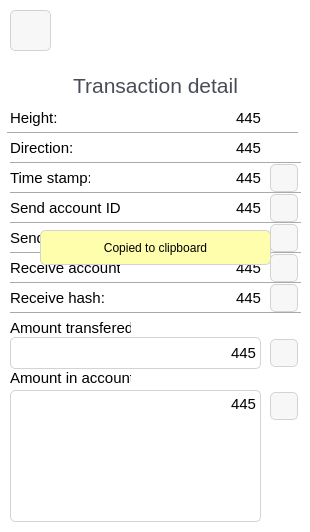
<?xml version="1.0" encoding="UTF-8"?>
<ui version="4.0">
 <class>PageTransactionDetail</class>
 <widget class="QWidget" name="PageTransactionDetail">
  <property name="geometry">
   <rect>
    <x>0</x>
    <y>0</y>
    <width>310</width>
    <height>532</height>
   </rect>
  </property>
  <property name="windowTitle">
   <string>Form</string>
  </property>
  <property name="styleSheet">
   <string notr="true">background: #FFFFFF;
color: rgb(0, 0, 0);</string>
  </property>
  <widget class="QLabel" name="titleLabel">
   <property name="geometry">
    <rect>
     <x>0</x>
     <y>70</y>
     <width>311</width>
     <height>31</height>
    </rect>
   </property>
   <property name="font">
    <font>
     <pointsize>16</pointsize>
     <stylestrategy>PreferAntialias</stylestrategy>
    </font>
   </property>
   <property name="styleSheet">
    <string notr="true">QLabel {
	background-color: transparent;
	color: #474D57;
}</string>
   </property>
   <property name="text">
    <string>Transaction detail</string>
   </property>
   <property name="alignment">
    <set>Qt::AlignCenter</set>
   </property>
  </widget>
  <widget class="QPushButton" name="backPushButton">
   <property name="geometry">
    <rect>
     <x>10</x>
     <y>10</y>
     <width>41</width>
     <height>41</height>
    </rect>
   </property>
   <property name="focusPolicy">
    <enum>Qt::NoFocus</enum>
   </property>
   <property name="styleSheet">
    <string notr="true">QPushButton {
	border-style: solid;
	background-color: rgba(0, 0, 0, 8);
	border-radius: 5px;
	border-width: 1px;
	border-color: lightgrey;
}
QPushButton:hover {
    background-color: rgba(0, 0, 0, 16);
}

QPushButton:pressed {
    background-color: rgba(0, 0, 0, 64);
}</string>
   </property>
   <property name="text">
    <string/>
   </property>
   <property name="icon">
    <iconset resource="../../../../res.qrc">
     <normaloff>:/res/ic/res/ic/arowLeft.png</normaloff>:/res/ic/res/ic/arowLeft.png</iconset>
   </property>
   <property name="iconSize">
    <size>
     <width>16</width>
     <height>16</height>
    </size>
   </property>
   <property name="checkable">
    <bool>false</bool>
   </property>
  </widget>
  <widget class="QLabel" name="heightLabel">
   <property name="geometry">
    <rect>
     <x>10</x>
     <y>110</y>
     <width>141</width>
     <height>16</height>
    </rect>
   </property>
   <property name="font">
    <font>
     <pointsize>11</pointsize>
    </font>
   </property>
   <property name="styleSheet">
    <string notr="true"/>
   </property>
   <property name="text">
    <string>Height:</string>
   </property>
  </widget>
  <widget class="QLabel" name="directionLabel">
   <property name="geometry">
    <rect>
     <x>10</x>
     <y>140</y>
     <width>141</width>
     <height>16</height>
    </rect>
   </property>
   <property name="font">
    <font>
     <pointsize>11</pointsize>
    </font>
   </property>
   <property name="text">
    <string>Direction:</string>
   </property>
  </widget>
  <widget class="QLabel" name="timeStampLabel">
   <property name="geometry">
    <rect>
     <x>10</x>
     <y>170</y>
     <width>81</width>
     <height>16</height>
    </rect>
   </property>
   <property name="font">
    <font>
     <pointsize>11</pointsize>
    </font>
   </property>
   <property name="text">
    <string>Time stamp:</string>
   </property>
  </widget>
  <widget class="QLabel" name="sendAccountIdLabel">
   <property name="geometry">
    <rect>
     <x>10</x>
     <y>200</y>
     <width>121</width>
     <height>16</height>
    </rect>
   </property>
   <property name="font">
    <font>
     <pointsize>11</pointsize>
    </font>
   </property>
   <property name="text">
    <string>Send account ID:</string>
   </property>
  </widget>
  <widget class="QLabel" name="sendHashLabel">
   <property name="geometry">
    <rect>
     <x>10</x>
     <y>230</y>
     <width>121</width>
     <height>16</height>
    </rect>
   </property>
   <property name="font">
    <font>
     <pointsize>11</pointsize>
    </font>
   </property>
   <property name="text">
    <string>Send hash:</string>
   </property>
  </widget>
  <widget class="QLabel" name="amountTransfrredLabel">
   <property name="geometry">
    <rect>
     <x>10</x>
     <y>320</y>
     <width>121</width>
     <height>16</height>
    </rect>
   </property>
   <property name="font">
    <font>
     <pointsize>11</pointsize>
    </font>
   </property>
   <property name="text">
    <string>Amount transfered:</string>
   </property>
  </widget>
  <widget class="QLabel" name="receiveAccountIdLabel">
   <property name="geometry">
    <rect>
     <x>10</x>
     <y>260</y>
     <width>121</width>
     <height>16</height>
    </rect>
   </property>
   <property name="font">
    <font>
     <pointsize>11</pointsize>
    </font>
   </property>
   <property name="text">
    <string>Receive account ID:</string>
   </property>
  </widget>
  <widget class="QLabel" name="receiveHashLabel">
   <property name="geometry">
    <rect>
     <x>10</x>
     <y>290</y>
     <width>121</width>
     <height>16</height>
    </rect>
   </property>
   <property name="font">
    <font>
     <pointsize>11</pointsize>
    </font>
   </property>
   <property name="text">
    <string>Receive hash:</string>
   </property>
  </widget>
  <widget class="QLabel" name="amountInAccountLabel">
   <property name="geometry">
    <rect>
     <x>10</x>
     <y>370</y>
     <width>121</width>
     <height>16</height>
    </rect>
   </property>
   <property name="font">
    <font>
     <pointsize>11</pointsize>
    </font>
   </property>
   <property name="text">
    <string>Amount in account:</string>
   </property>
  </widget>
  <widget class="QPushButton" name="directionPushButton">
   <property name="enabled">
    <bool>false</bool>
   </property>
   <property name="geometry">
    <rect>
     <x>270</x>
     <y>132</y>
     <width>32</width>
     <height>32</height>
    </rect>
   </property>
   <property name="sizePolicy">
    <sizepolicy hsizetype="MinimumExpanding" vsizetype="Fixed">
     <horstretch>0</horstretch>
     <verstretch>0</verstretch>
    </sizepolicy>
   </property>
   <property name="focusPolicy">
    <enum>Qt::NoFocus</enum>
   </property>
   <property name="layoutDirection">
    <enum>Qt::LeftToRight</enum>
   </property>
   <property name="styleSheet">
    <string notr="true"/>
   </property>
   <property name="text">
    <string/>
   </property>
   <property name="icon">
    <iconset resource="../../../../res.qrc">
     <normaloff>:/res/ic/res/ic/arrowRightUp.png</normaloff>:/res/ic/res/ic/arrowRightUp.png</iconset>
   </property>
   <property name="flat">
    <bool>true</bool>
   </property>
  </widget>
  <widget class="QPushButton" name="copyTimeStampPushButton">
   <property name="geometry">
    <rect>
     <x>270</x>
     <y>164</y>
     <width>28</width>
     <height>28</height>
    </rect>
   </property>
   <property name="sizePolicy">
    <sizepolicy hsizetype="MinimumExpanding" vsizetype="Fixed">
     <horstretch>0</horstretch>
     <verstretch>0</verstretch>
    </sizepolicy>
   </property>
   <property name="focusPolicy">
    <enum>Qt::NoFocus</enum>
   </property>
   <property name="layoutDirection">
    <enum>Qt::LeftToRight</enum>
   </property>
   <property name="styleSheet">
    <string notr="true">QPushButton {
	border-style: solid;
	background-color: rgba(0, 0, 0, 8);
	border-radius: 5px;
	border-width: 1px;
	border-color: lightgrey;
}
QPushButton:hover {
    background-color: rgba(0, 0, 0, 16);
}

QPushButton:pressed {
    background-color: rgba(0, 0, 0, 64);
}</string>
   </property>
   <property name="text">
    <string/>
   </property>
   <property name="icon">
    <iconset resource="../../../../res.qrc">
     <normaloff>:/res/ic/res/ic/copy.png</normaloff>:/res/ic/res/ic/copy.png</iconset>
   </property>
   <property name="flat">
    <bool>true</bool>
   </property>
  </widget>
  <widget class="QPushButton" name="openSendAccountIdPushButton">
   <property name="geometry">
    <rect>
     <x>270</x>
     <y>194</y>
     <width>28</width>
     <height>28</height>
    </rect>
   </property>
   <property name="sizePolicy">
    <sizepolicy hsizetype="MinimumExpanding" vsizetype="Fixed">
     <horstretch>0</horstretch>
     <verstretch>0</verstretch>
    </sizepolicy>
   </property>
   <property name="focusPolicy">
    <enum>Qt::NoFocus</enum>
   </property>
   <property name="layoutDirection">
    <enum>Qt::LeftToRight</enum>
   </property>
   <property name="styleSheet">
    <string notr="true">QPushButton {
	border-style: solid;
	background-color: rgba(0, 0, 0, 8);
	border-radius: 5px;
	border-width: 1px;
	border-color: lightgrey;
}
QPushButton:hover {
    background-color: rgba(0, 0, 0, 16);
}

QPushButton:pressed {
    background-color: rgba(0, 0, 0, 64);
}</string>
   </property>
   <property name="text">
    <string/>
   </property>
   <property name="icon">
    <iconset resource="../../../../res.qrc">
     <normaloff>:/res/ic/res/ic/magnify.png</normaloff>:/res/ic/res/ic/magnify.png</iconset>
   </property>
   <property name="flat">
    <bool>true</bool>
   </property>
  </widget>
  <widget class="QPushButton" name="openSendHashPushButton">
   <property name="geometry">
    <rect>
     <x>270</x>
     <y>224</y>
     <width>28</width>
     <height>28</height>
    </rect>
   </property>
   <property name="sizePolicy">
    <sizepolicy hsizetype="MinimumExpanding" vsizetype="Fixed">
     <horstretch>0</horstretch>
     <verstretch>0</verstretch>
    </sizepolicy>
   </property>
   <property name="focusPolicy">
    <enum>Qt::NoFocus</enum>
   </property>
   <property name="layoutDirection">
    <enum>Qt::LeftToRight</enum>
   </property>
   <property name="styleSheet">
    <string notr="true">QPushButton {
	border-style: solid;
	background-color: rgba(0, 0, 0, 8);
	border-radius: 5px;
	border-width: 1px;
	border-color: lightgrey;
}
QPushButton:hover {
    background-color: rgba(0, 0, 0, 16);
}

QPushButton:pressed {
    background-color: rgba(0, 0, 0, 64);
}</string>
   </property>
   <property name="text">
    <string/>
   </property>
   <property name="icon">
    <iconset resource="../../../../res.qrc">
     <normaloff>:/res/ic/res/ic/magnify.png</normaloff>:/res/ic/res/ic/magnify.png</iconset>
   </property>
   <property name="flat">
    <bool>true</bool>
   </property>
  </widget>
  <widget class="QPushButton" name="openReceiveAccountIdPushButton">
   <property name="geometry">
    <rect>
     <x>270</x>
     <y>254</y>
     <width>28</width>
     <height>28</height>
    </rect>
   </property>
   <property name="sizePolicy">
    <sizepolicy hsizetype="MinimumExpanding" vsizetype="Fixed">
     <horstretch>0</horstretch>
     <verstretch>0</verstretch>
    </sizepolicy>
   </property>
   <property name="focusPolicy">
    <enum>Qt::NoFocus</enum>
   </property>
   <property name="layoutDirection">
    <enum>Qt::LeftToRight</enum>
   </property>
   <property name="styleSheet">
    <string notr="true">QPushButton {
	border-style: solid;
	background-color: rgba(0, 0, 0, 8);
	border-radius: 5px;
	border-width: 1px;
	border-color: lightgrey;
}
QPushButton:hover {
    background-color: rgba(0, 0, 0, 16);
}

QPushButton:pressed {
    background-color: rgba(0, 0, 0, 64);
}</string>
   </property>
   <property name="text">
    <string/>
   </property>
   <property name="icon">
    <iconset resource="../../../../res.qrc">
     <normaloff>:/res/ic/res/ic/magnify.png</normaloff>:/res/ic/res/ic/magnify.png</iconset>
   </property>
   <property name="flat">
    <bool>true</bool>
   </property>
  </widget>
  <widget class="QPushButton" name="openReceiveHashPushButton">
   <property name="geometry">
    <rect>
     <x>270</x>
     <y>284</y>
     <width>28</width>
     <height>28</height>
    </rect>
   </property>
   <property name="sizePolicy">
    <sizepolicy hsizetype="MinimumExpanding" vsizetype="Fixed">
     <horstretch>0</horstretch>
     <verstretch>0</verstretch>
    </sizepolicy>
   </property>
   <property name="focusPolicy">
    <enum>Qt::NoFocus</enum>
   </property>
   <property name="layoutDirection">
    <enum>Qt::LeftToRight</enum>
   </property>
   <property name="styleSheet">
    <string notr="true">QPushButton {
	border-style: solid;
	background-color: rgba(0, 0, 0, 8);
	border-radius: 5px;
	border-width: 1px;
	border-color: lightgrey;
}
QPushButton:hover {
    background-color: rgba(0, 0, 0, 16);
}

QPushButton:pressed {
    background-color: rgba(0, 0, 0, 64);
}</string>
   </property>
   <property name="text">
    <string/>
   </property>
   <property name="icon">
    <iconset resource="../../../../res.qrc">
     <normaloff>:/res/ic/res/ic/magnify.png</normaloff>:/res/ic/res/ic/magnify.png</iconset>
   </property>
   <property name="flat">
    <bool>true</bool>
   </property>
  </widget>
  <widget class="QPushButton" name="copyAmountTransferedPushButton">
   <property name="geometry">
    <rect>
     <x>270</x>
     <y>339</y>
     <width>28</width>
     <height>28</height>
    </rect>
   </property>
   <property name="sizePolicy">
    <sizepolicy hsizetype="MinimumExpanding" vsizetype="Fixed">
     <horstretch>0</horstretch>
     <verstretch>0</verstretch>
    </sizepolicy>
   </property>
   <property name="focusPolicy">
    <enum>Qt::NoFocus</enum>
   </property>
   <property name="layoutDirection">
    <enum>Qt::LeftToRight</enum>
   </property>
   <property name="styleSheet">
    <string notr="true">QPushButton {
	border-style: solid;
	background-color: rgba(0, 0, 0, 8);
	border-radius: 5px;
	border-width: 1px;
	border-color: lightgrey;
}
QPushButton:hover {
    background-color: rgba(0, 0, 0, 16);
}

QPushButton:pressed {
    background-color: rgba(0, 0, 0, 64);
}</string>
   </property>
   <property name="text">
    <string/>
   </property>
   <property name="icon">
    <iconset resource="../../../../res.qrc">
     <normaloff>:/res/ic/res/ic/copy.png</normaloff>:/res/ic/res/ic/copy.png</iconset>
   </property>
   <property name="flat">
    <bool>true</bool>
   </property>
  </widget>
  <widget class="QPushButton" name="copyAmountInAccountPushButton">
   <property name="geometry">
    <rect>
     <x>270</x>
     <y>392</y>
     <width>28</width>
     <height>28</height>
    </rect>
   </property>
   <property name="sizePolicy">
    <sizepolicy hsizetype="MinimumExpanding" vsizetype="Fixed">
     <horstretch>0</horstretch>
     <verstretch>0</verstretch>
    </sizepolicy>
   </property>
   <property name="focusPolicy">
    <enum>Qt::NoFocus</enum>
   </property>
   <property name="layoutDirection">
    <enum>Qt::LeftToRight</enum>
   </property>
   <property name="styleSheet">
    <string notr="true">QPushButton {
	border-style: solid;
	background-color: rgba(0, 0, 0, 8);
	border-radius: 5px;
	border-width: 1px;
	border-color: lightgrey;
}
QPushButton:hover {
    background-color: rgba(0, 0, 0, 16);
}

QPushButton:pressed {
    background-color: rgba(0, 0, 0, 64);
}</string>
   </property>
   <property name="text">
    <string/>
   </property>
   <property name="icon">
    <iconset resource="../../../../res.qrc">
     <normaloff>:/res/ic/res/ic/copy.png</normaloff>:/res/ic/res/ic/copy.png</iconset>
   </property>
   <property name="flat">
    <bool>true</bool>
   </property>
  </widget>
  <widget class="QLabel" name="heightValueLabel">
   <property name="geometry">
    <rect>
     <x>140</x>
     <y>110</y>
     <width>121</width>
     <height>16</height>
    </rect>
   </property>
   <property name="font">
    <font>
     <pointsize>11</pointsize>
    </font>
   </property>
   <property name="layoutDirection">
    <enum>Qt::LeftToRight</enum>
   </property>
   <property name="styleSheet">
    <string notr="true">text-align:right;</string>
   </property>
   <property name="text">
    <string>445</string>
   </property>
   <property name="alignment">
    <set>Qt::AlignRight|Qt::AlignTrailing|Qt::AlignVCenter</set>
   </property>
  </widget>
  <widget class="QLabel" name="directionValueLabel">
   <property name="geometry">
    <rect>
     <x>140</x>
     <y>140</y>
     <width>121</width>
     <height>16</height>
    </rect>
   </property>
   <property name="font">
    <font>
     <pointsize>11</pointsize>
    </font>
   </property>
   <property name="layoutDirection">
    <enum>Qt::LeftToRight</enum>
   </property>
   <property name="styleSheet">
    <string notr="true">text-align:right;</string>
   </property>
   <property name="text">
    <string>445</string>
   </property>
   <property name="alignment">
    <set>Qt::AlignRight|Qt::AlignTrailing|Qt::AlignVCenter</set>
   </property>
  </widget>
  <widget class="QLabel" name="timeStampValueLabel">
   <property name="geometry">
    <rect>
     <x>90</x>
     <y>170</y>
     <width>171</width>
     <height>16</height>
    </rect>
   </property>
   <property name="font">
    <font>
     <pointsize>11</pointsize>
    </font>
   </property>
   <property name="layoutDirection">
    <enum>Qt::LeftToRight</enum>
   </property>
   <property name="styleSheet">
    <string notr="true">text-align:right;</string>
   </property>
   <property name="text">
    <string>445</string>
   </property>
   <property name="alignment">
    <set>Qt::AlignRight|Qt::AlignTrailing|Qt::AlignVCenter</set>
   </property>
  </widget>
  <widget class="QLabel" name="sendAccountIdValueLabel">
   <property name="geometry">
    <rect>
     <x>120</x>
     <y>200</y>
     <width>141</width>
     <height>16</height>
    </rect>
   </property>
   <property name="font">
    <font>
     <pointsize>11</pointsize>
    </font>
   </property>
   <property name="layoutDirection">
    <enum>Qt::LeftToRight</enum>
   </property>
   <property name="styleSheet">
    <string notr="true">text-align:right;</string>
   </property>
   <property name="text">
    <string>445</string>
   </property>
   <property name="alignment">
    <set>Qt::AlignRight|Qt::AlignTrailing|Qt::AlignVCenter</set>
   </property>
  </widget>
  <widget class="QLabel" name="sendHashValueLabel">
   <property name="geometry">
    <rect>
     <x>120</x>
     <y>230</y>
     <width>141</width>
     <height>16</height>
    </rect>
   </property>
   <property name="font">
    <font>
     <pointsize>11</pointsize>
    </font>
   </property>
   <property name="layoutDirection">
    <enum>Qt::LeftToRight</enum>
   </property>
   <property name="styleSheet">
    <string notr="true">text-align:right;</string>
   </property>
   <property name="text">
    <string>445</string>
   </property>
   <property name="alignment">
    <set>Qt::AlignRight|Qt::AlignTrailing|Qt::AlignVCenter</set>
   </property>
  </widget>
  <widget class="QLabel" name="receiveAccountIdValueLabel">
   <property name="geometry">
    <rect>
     <x>120</x>
     <y>260</y>
     <width>141</width>
     <height>16</height>
    </rect>
   </property>
   <property name="font">
    <font>
     <pointsize>11</pointsize>
    </font>
   </property>
   <property name="layoutDirection">
    <enum>Qt::LeftToRight</enum>
   </property>
   <property name="styleSheet">
    <string notr="true">text-align:right;</string>
   </property>
   <property name="text">
    <string>445</string>
   </property>
   <property name="alignment">
    <set>Qt::AlignRight|Qt::AlignTrailing|Qt::AlignVCenter</set>
   </property>
  </widget>
  <widget class="QLabel" name="receiveHashValueLabel">
   <property name="geometry">
    <rect>
     <x>120</x>
     <y>290</y>
     <width>141</width>
     <height>16</height>
    </rect>
   </property>
   <property name="font">
    <font>
     <pointsize>11</pointsize>
    </font>
   </property>
   <property name="layoutDirection">
    <enum>Qt::LeftToRight</enum>
   </property>
   <property name="styleSheet">
    <string notr="true">text-align:right;</string>
   </property>
   <property name="text">
    <string>445</string>
   </property>
   <property name="alignment">
    <set>Qt::AlignRight|Qt::AlignTrailing|Qt::AlignVCenter</set>
   </property>
  </widget>
  <widget class="QLabel" name="amountTransferedValueLabel">
   <property name="geometry">
    <rect>
     <x>10</x>
     <y>337</y>
     <width>251</width>
     <height>32</height>
    </rect>
   </property>
   <property name="font">
    <font>
     <pointsize>11</pointsize>
    </font>
   </property>
   <property name="layoutDirection">
    <enum>Qt::LeftToRight</enum>
   </property>
   <property name="styleSheet">
    <string notr="true">text-align:right;
border-style: solid;
border-radius: 5px;
border-width: 1px;
border-color: lightgrey;</string>
   </property>
   <property name="frameShape">
    <enum>QFrame::StyledPanel</enum>
   </property>
   <property name="text">
    <string>445</string>
   </property>
   <property name="alignment">
    <set>Qt::AlignRight|Qt::AlignTrailing|Qt::AlignVCenter</set>
   </property>
  </widget>
  <widget class="Line" name="line_1">
   <property name="geometry">
    <rect>
     <x>7</x>
     <y>132</y>
     <width>291</width>
     <height>2</height>
    </rect>
   </property>
   <property name="autoFillBackground">
    <bool>false</bool>
   </property>
   <property name="frameShadow">
    <enum>QFrame::Sunken</enum>
   </property>
   <property name="orientation">
    <enum>Qt::Horizontal</enum>
   </property>
  </widget>
  <widget class="Line" name="line_2">
   <property name="geometry">
    <rect>
     <x>10</x>
     <y>162</y>
     <width>291</width>
     <height>2</height>
    </rect>
   </property>
   <property name="autoFillBackground">
    <bool>false</bool>
   </property>
   <property name="frameShadow">
    <enum>QFrame::Sunken</enum>
   </property>
   <property name="orientation">
    <enum>Qt::Horizontal</enum>
   </property>
  </widget>
  <widget class="Line" name="line_3">
   <property name="geometry">
    <rect>
     <x>10</x>
     <y>192</y>
     <width>291</width>
     <height>2</height>
    </rect>
   </property>
   <property name="autoFillBackground">
    <bool>false</bool>
   </property>
   <property name="frameShadow">
    <enum>QFrame::Sunken</enum>
   </property>
   <property name="orientation">
    <enum>Qt::Horizontal</enum>
   </property>
  </widget>
  <widget class="Line" name="line_4">
   <property name="geometry">
    <rect>
     <x>10</x>
     <y>222</y>
     <width>291</width>
     <height>2</height>
    </rect>
   </property>
   <property name="autoFillBackground">
    <bool>false</bool>
   </property>
   <property name="frameShadow">
    <enum>QFrame::Sunken</enum>
   </property>
   <property name="orientation">
    <enum>Qt::Horizontal</enum>
   </property>
  </widget>
  <widget class="Line" name="line_5">
   <property name="geometry">
    <rect>
     <x>10</x>
     <y>252</y>
     <width>291</width>
     <height>2</height>
    </rect>
   </property>
   <property name="autoFillBackground">
    <bool>false</bool>
   </property>
   <property name="frameShadow">
    <enum>QFrame::Sunken</enum>
   </property>
   <property name="orientation">
    <enum>Qt::Horizontal</enum>
   </property>
  </widget>
  <widget class="Line" name="line_6">
   <property name="geometry">
    <rect>
     <x>10</x>
     <y>282</y>
     <width>291</width>
     <height>2</height>
    </rect>
   </property>
   <property name="autoFillBackground">
    <bool>false</bool>
   </property>
   <property name="frameShadow">
    <enum>QFrame::Sunken</enum>
   </property>
   <property name="orientation">
    <enum>Qt::Horizontal</enum>
   </property>
  </widget>
  <widget class="Line" name="line_7">
   <property name="geometry">
    <rect>
     <x>10</x>
     <y>312</y>
     <width>291</width>
     <height>2</height>
    </rect>
   </property>
   <property name="autoFillBackground">
    <bool>false</bool>
   </property>
   <property name="frameShadow">
    <enum>QFrame::Sunken</enum>
   </property>
   <property name="orientation">
    <enum>Qt::Horizontal</enum>
   </property>
  </widget>
  <widget class="QLabel" name="amountInAccountValueLabel">
   <property name="geometry">
    <rect>
     <x>10</x>
     <y>390</y>
     <width>251</width>
     <height>132</height>
    </rect>
   </property>
   <property name="font">
    <font>
     <pointsize>11</pointsize>
    </font>
   </property>
   <property name="styleSheet">
    <string notr="true">text-align:right;
border-style: solid;
border-radius: 5px;
border-width: 1px;
border-color: lightgrey;</string>
   </property>
   <property name="frameShape">
    <enum>QFrame::StyledPanel</enum>
   </property>
   <property name="text">
    <string>445</string>
   </property>
   <property name="alignment">
    <set>Qt::AlignRight|Qt::AlignTop|Qt::AlignTrailing</set>
   </property>
  </widget>
  <widget class="QLabel" name="copiedLabel">
   <property name="geometry">
    <rect>
     <x>40</x>
     <y>230</y>
     <width>231</width>
     <height>35</height>
    </rect>
   </property>
   <property name="autoFillBackground">
    <bool>false</bool>
   </property>
   <property name="styleSheet">
    <string notr="true">border-style: solid;
border-radius: 5px;
border-width: 1px;
border-color: lightgrey;
background-color: rgb(255, 254, 173);</string>
   </property>
   <property name="text">
    <string>Copied to clipboard</string>
   </property>
   <property name="alignment">
    <set>Qt::AlignCenter</set>
   </property>
   <property name="textInteractionFlags">
    <set>Qt::NoTextInteraction</set>
   </property>
  </widget>
  <widget class="QLabel" name="lyraLogoLabel">
   <property name="geometry">
    <rect>
     <x>120</x>
     <y>0</y>
     <width>72</width>
     <height>72</height>
    </rect>
   </property>
   <property name="text">
    <string/>
   </property>
   <property name="pixmap">
    <pixmap resource="../../../../res.qrc">:/res/ic/res/ic/ic_lyra_token_foreground.png</pixmap>
   </property>
   <property name="scaledContents">
    <bool>true</bool>
   </property>
  </widget>
 </widget>
 <resources>
  <include location="../../../../res.qrc"/>
 </resources>
 <connections/>
</ui>
